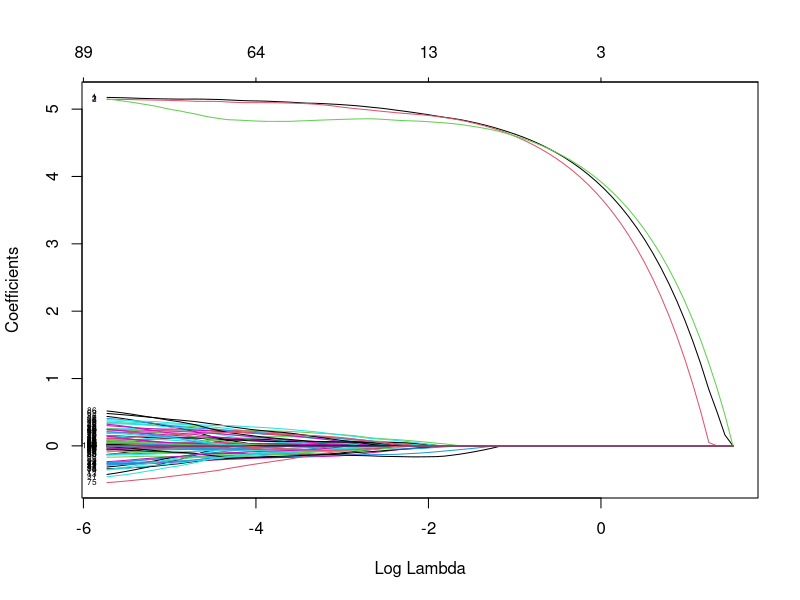
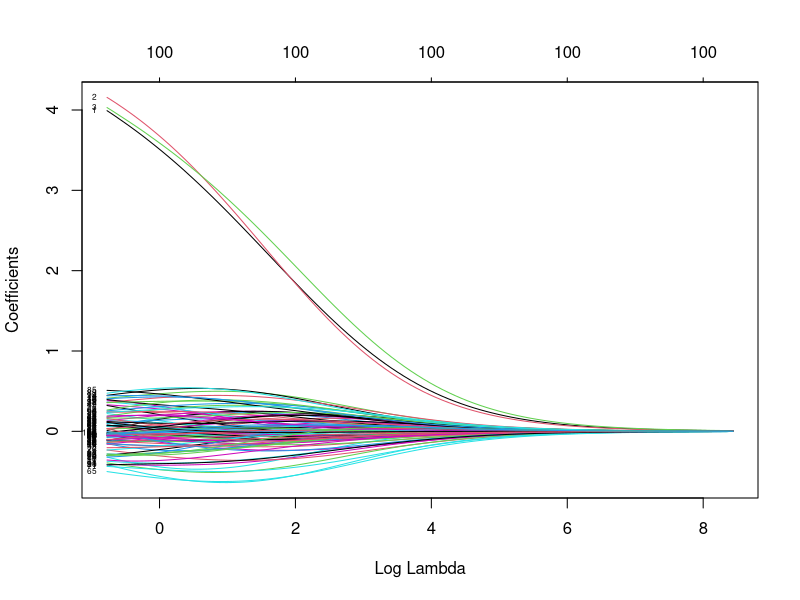
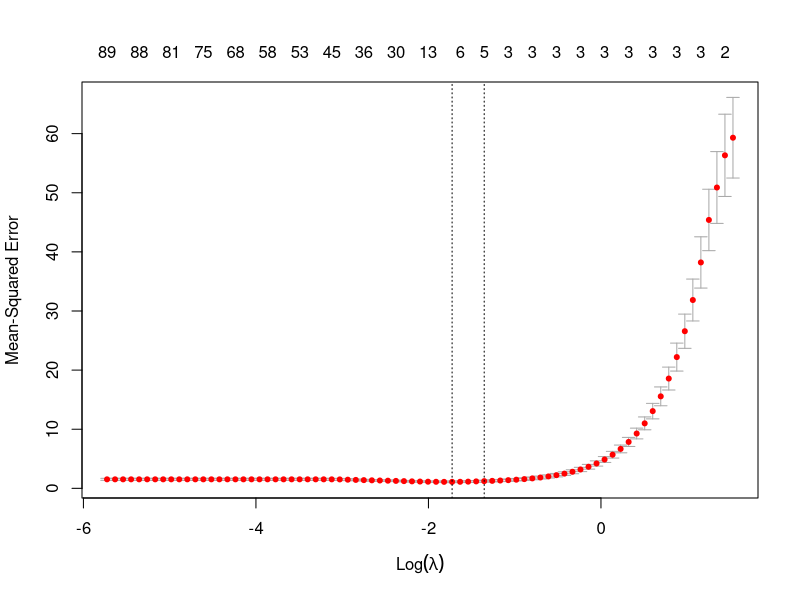
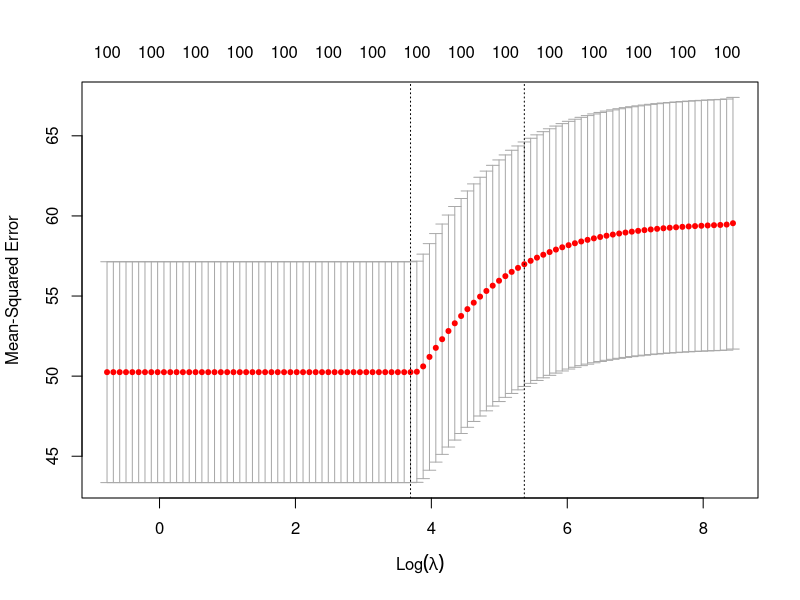
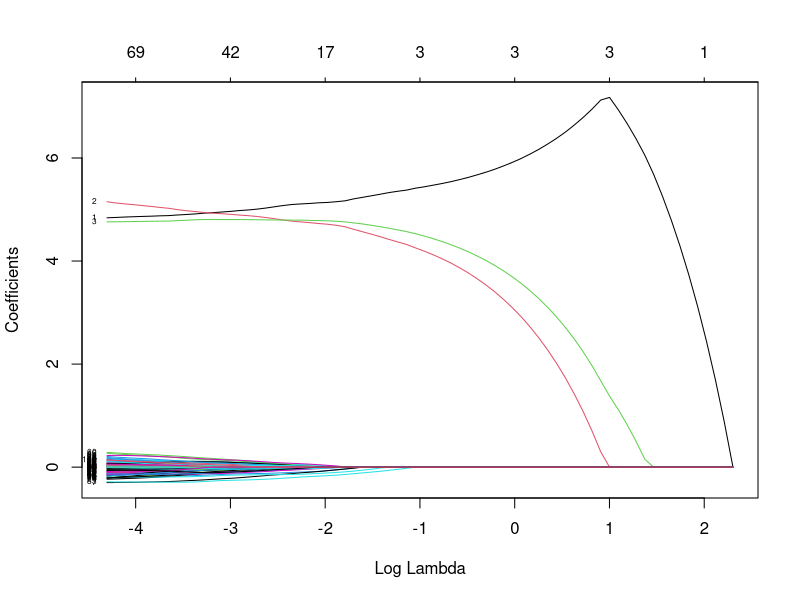
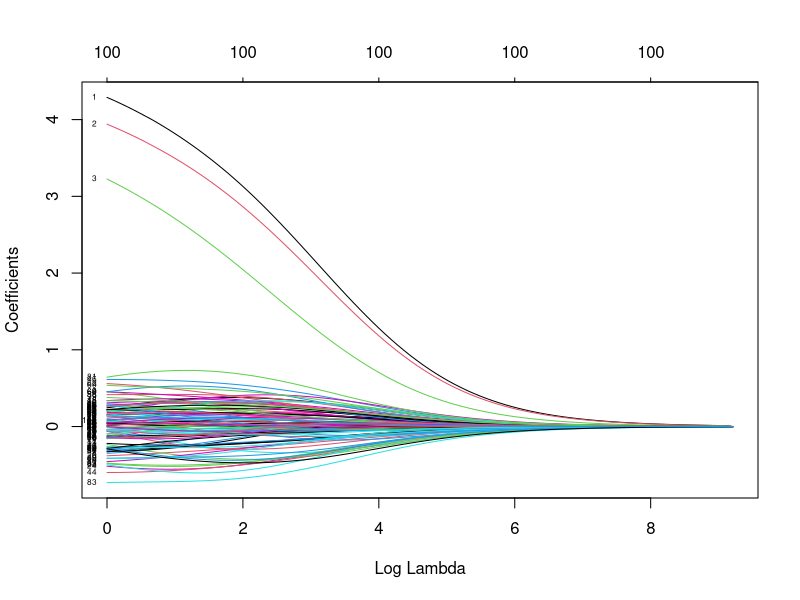
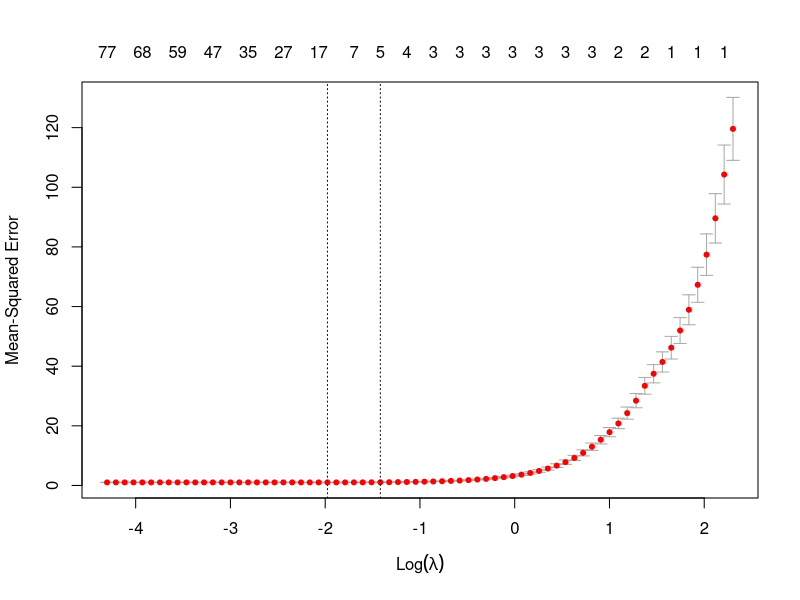
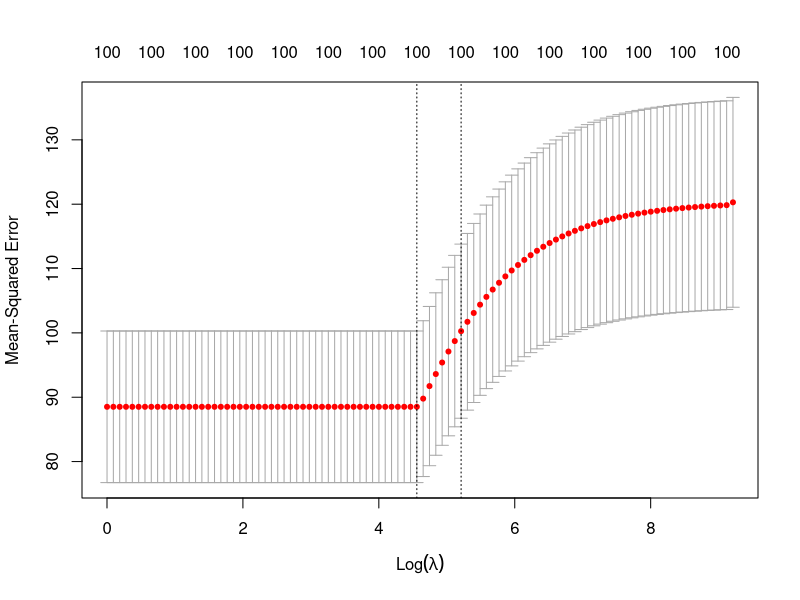

The R script that drew these images, in order:
## ---- chunk 1
knitr::opts_chunk$set(
  eval = TRUE,
  echo = TRUE,
  warning = FALSE,
  message = FALSE,
  comment = NA,
  dpi = 300
)
## ---- chunk 2
library(glmnet)   # for estimating ridge and lasso
library(MASS)     # for simulating multivariate normal
library(tidyverse) # for wrangling and plotting
## ---- chunk 3
set.seed(1203)
## ---- chunk 4
n <- 100 # sample size
p <- 100 # number of feature
s <- 3   # number of features with non-zero coefficients
## ---- chunk 5
X_ind <- matrix(rnorm(n * p), ncol = p)  # generate independent features
beta  <- c(rep(5, s), rep(0, p - s))     # true coefficients
Y_ind <- X_ind %*% beta + rnorm(n)       # generate response
## ---- chunk 6
Sigma <- matrix(
  c(1,    0.9, 0.2,
    0.9,  1,   0,
    0.2,  0,   1  ),
  nrow = s,
  ncol = s
)  # covariance matrix (positive definite)

cov2cor(Sigma)  # convert covariance to correlation
## ---- chunk 7
X_1   <- mvrnorm(n = n, rep(0, s), Sigma = Sigma)  # generate dependent features
X_2   <- matrix(rnorm(n * (p - s)), ncol = p - s)  # generate independent features
X_dep <- cbind(X_1, X_2)                           # combine dependent and independent features
beta  <- c(rep(5, s), rep(0, p - s))               # true coefficients
Y_dep  <- X_dep %*% beta + rnorm(n)                # generate response
## ---- chunk 8
fit_lasso <- glmnet(X_ind, Y_ind, alpha = 1)
plot(fit_lasso, xvar = "lambda", label = TRUE)

fit_ridge <- glmnet(X_ind, Y_ind, alpha = 0)
plot(fit_ridge, xvar = "lambda", label = TRUE)
## ---- chunk 9
cv_lasso <- cv.glmnet(X_ind, Y_ind)
plot(cv_lasso, xvar = "lambda", label = TRUE)

cv_ridge <- cv.glmnet(X_ind, Y_ind, alpha = 0)
plot(cv_ridge, xvar = "lambda", label = TRUE)
## ---- chunk 10
fit_lasso <- glmnet(X_dep, Y_dep)
plot(fit_lasso, xvar = "lambda", label = TRUE)

fit_ridge <- glmnet(X_dep, Y_dep, alpha = 0)
plot(fit_ridge, xvar = "lambda", label = TRUE)
## ---- chunk 11
cv_lasso <- cv.glmnet(X_dep, Y_dep)
plot(cv_lasso, xvar = "lambda", label = TRUE)

cv_ridge <- cv.glmnet(X_dep, Y_dep, alpha = 0)
plot(cv_ridge, xvar = "lambda", label = TRUE)
